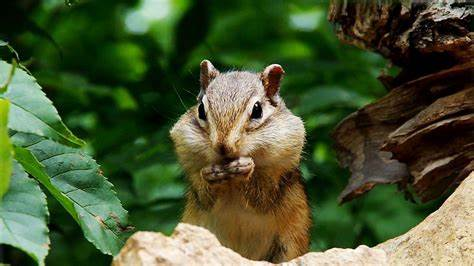
#> input picture img2.jpg, 474 x 266 px, found by its file name
$ python FeatureDetect.py
#> lines starting #> are read from the running program, lines starting #| are printed output that depends on the picture
import cv2

# Load images (ensure correct path format)
img1 = cv2.imread(r'C:\VSCode\Images\img2.jpg', cv2.IMREAD_GRAYSCALE)
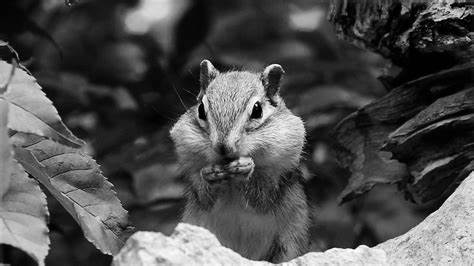
#> img1: shape (266, 474); min 0, max 255, mean 78.1
img2 = cv2.imread(r'C:\VSCode\Images\img1.jpg', cv2.IMREAD_GRAYSCALE)
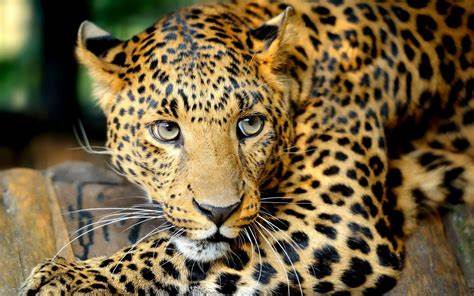
#> input picture img1.jpg, 474 x 296 px, found by its file name
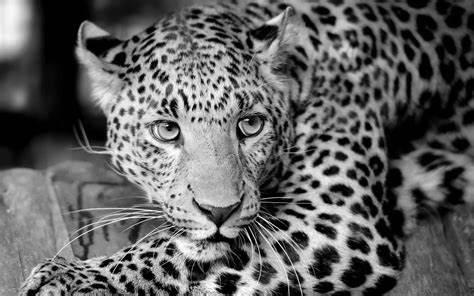
#> img2: shape (296, 474); min 0, max 255, mean 97.8

# Check if images are loaded successfully
if img1 is None or img2 is None:
    print("Error: Could not load images.")
else:
    # Initialize ORB detector and detect keypoints/descriptors
    orb = cv2.ORB_create()
    keypoints1, descriptors1 = orb.detectAndCompute(img1, None)
#> keypoints1 = 498 keypoints; strongest (x, y, size): (256, 105, 31), (257, 102, 31), (256, 104, 37.2), (253, 106, 31)
    keypoints2, descriptors2 = orb.detectAndCompute(img2, None)
#> keypoints2 = 500 keypoints; strongest (x, y, size): (167, 106, 31), (140, 90, 53.6), (193, 107, 44.6), (316, 183, 53.6)

    # Initialize BFMatcher (Brute-Force Matcher) and match descriptors
    bf = cv2.BFMatcher(cv2.NORM_HAMMING, crossCheck=True)
    matches = bf.match(descriptors1, descriptors2)
#> matches = 156 matches

    # Draw matches and display results
    img_matches = cv2.drawMatches(img1, keypoints1, img2, keypoints2, matches[:10], None, flags=cv2.DrawMatchesFlags_NOT_DRAW_SINGLE_POINTS)
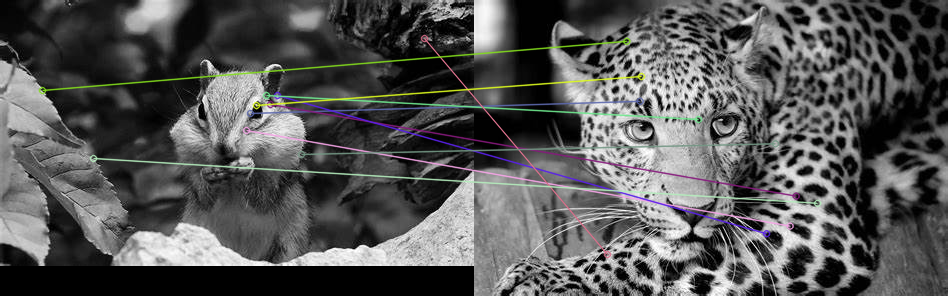
#> img_matches: shape (296, 948, 3); mean of channels 0, 1, 2 85.5, 85.9, 85.7; drawn as B, G, R
    cv2.imshow('Matches', img_matches)
    cv2.waitKey(0)
    cv2.destroyAllWindows()
